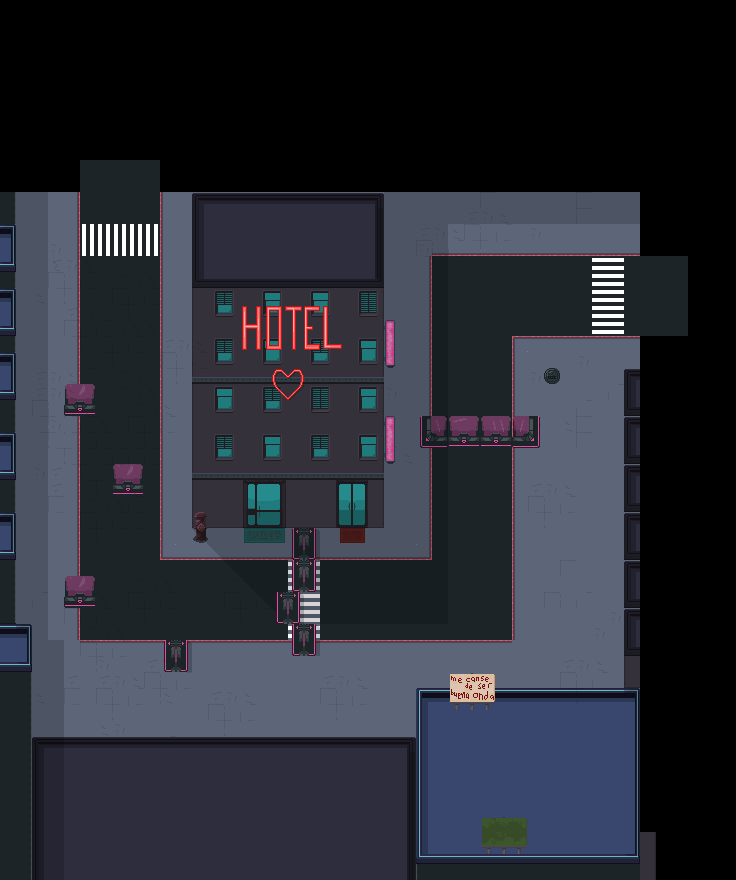

Rendered tile map (Tiled .tmx) drawn with the repository's tilesets; below, a short description and the map source with its tile grids summarised:
An orthogonal 46x55 tile map with 16x16 px tiles, 7 tile layers (Suelo, DecoracionSuelo, Paredes, Decoracion2, ...), 4 tilesets and 12 objects (7x Spawner, 2x Right, 2x Up, Prop4).

<map version="1.0" orientation="orthogonal" renderorder="right-down" width="46" height="55" tilewidth="16" tileheight="16" nextobjectid="49">
 <tileset firstgid="1" source="../../tileset/city.tsx" />
 <tileset firstgid="257" source="../../tileset/City2.tsx" />
 <tileset firstgid="769" source="../../tileset/CityProps.tsx" />
 <tileset firstgid="1137" source="../../tileset/Buildings.tsx" />
 <layer name="Suelo" width="46" height="55">
  <data>[2530 cells, 1735 non-empty, 2 distinct tile ids]</data>
 </layer>
 <layer name="DecoracionSuelo" width="46" height="55">
  <data>[2530 cells, 654 non-empty, 23 distinct tile ids]</data>
 </layer>
 <layer name="Paredes" width="46" height="55">
  <data>[2530 cells, 757 non-empty, 90 distinct tile ids]</data>
 </layer>
 <layer name="Decoracion2" width="46" height="55">
  <data>[2530 cells, 76 non-empty, 13 distinct tile ids]</data>
 </layer>
 <layer name="Decoracion" width="46" height="55">
  <data>[2530 cells, 351 non-empty, 80 distinct tile ids]</data>
 </layer>
 <objectgroup name="Animados">
  <object id="44" name="Prop4" gid="836" x="368" y="495.5" width="16" height="16" />
 </objectgroup>
 <layer name="Sombra" width="46" height="55">
  <data>[2530 cells, 274 non-empty, 2 distinct tile ids]</data>
 </layer>
 <layer name="Aire" width="46" height="55">
  <data>[2530 cells, 166 non-empty, 9 distinct tile ids]</data>
 </layer>
 <objectgroup name="Puertas">
  <object id="19" name="Right" x="640" y="256" width="17.6667" height="78" />
  <object id="31" name="Up" x="80" y="176" width="82" height="17.5" />
 </objectgroup>
 <objectgroup name="Entradas">
  <object id="26" name="Right" gid="255" x="592" y="288" width="16" height="16" />
  <object id="28" name="Up" gid="255" x="112" y="240" width="16" height="16" />
 </objectgroup>
 <objectgroup name="Spawners" offsetx="-60" offsety="33">
  <object id="20" name="Spawner" gid="240" x="528" y="336" width="16" height="16">
   <properties>
    <property name="Bomber" type="bool" value="false" />
    <property name="Charger" type="bool" value="false" />
    <property name="Gunner" type="bool" value="false" />
    <property name="Stalker" type="bool" value="true" />
    <property name="Turret" type="bool" value="false" />
   </properties>
  </object>
  <object id="21" name="Spawner" gid="240" x="448" y="544" width="16" height="16">
   <properties>
    <property name="Bomber" type="bool" value="true" />
    <property name="Charger" type="bool" value="true" />
    <property name="Gunner" type="bool" value="true" />
    <property name="Stalker" type="bool" value="true" />
    <property name="Turret" type="bool" value="false" />
   </properties>
  </object>
  <object id="33" name="Spawner" gid="240" x="112" y="320" width="16" height="16">
   <properties>
    <property name="Bomber" type="bool" value="true" />
    <property name="Charger" type="bool" value="true" />
    <property name="Gunner" type="bool" value="false" />
    <property name="Stalker" type="bool" value="true" />
    <property name="Turret" type="bool" value="false" />
   </properties>
  </object>
  <object id="45" name="Spawner" gid="240" x="480" y="608" width="16" height="16">
   <properties>
    <property name="Bomber" type="bool" value="true" />
    <property name="Charger" type="bool" value="true" />
    <property name="Gunner" type="bool" value="true" />
    <property name="Stalker" type="bool" value="true" />
    <property name="Turret" type="bool" value="false" />
   </properties>
  </object>
  <object id="46" name="Spawner" gid="240" x="176" y="320" width="16" height="16">
   <properties>
    <property name="Bomber" type="bool" value="true" />
    <property name="Charger" type="bool" value="false" />
    <property name="Gunner" type="bool" value="false" />
    <property name="Stalker" type="bool" value="true" />
    <property name="Turret" type="bool" value="false" />
   </properties>
  </object>
  <object id="47" name="Spawner" gid="240" x="144" y="640" width="16" height="16">
   <properties>
    <property name="Bomber" type="bool" value="true" />
    <property name="Charger" type="bool" value="true" />
    <property name="Gunner" type="bool" value="true" />
    <property name="Stalker" type="bool" value="true" />
    <property name="Turret" type="bool" value="false" />
   </properties>
  </object>
  <object id="48" name="Spawner" gid="240" x="208" y="544" width="16" height="16">
   <properties>
    <property name="Bomber" type="bool" value="true" />
    <property name="Charger" type="bool" value="true" />
    <property name="Gunner" type="bool" value="true" />
    <property name="Stalker" type="bool" value="true" />
    <property name="Turret" type="bool" value="false" />
   </properties>
  </object>
 </objectgroup>
</map>
